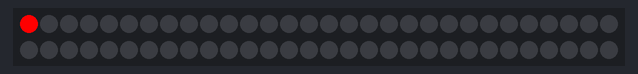
Recording of a sketch running on a simulated Arduino Uno, built with avr-gcc and run on an emulated ATmega328P. On the bench: 60 RGB LEDs in strip order, left to right, continuing on the next row.

Above: at 2.15 s.
At 6.54 s:
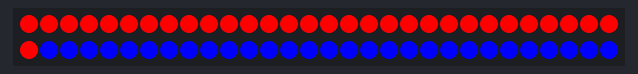
At 11.24 s:
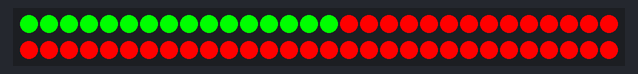
At 20.63 s:
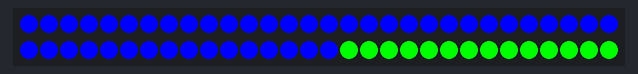
At 30.34 s:
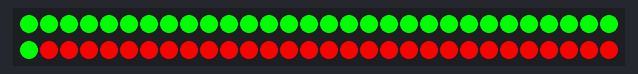
At 39.74 s:
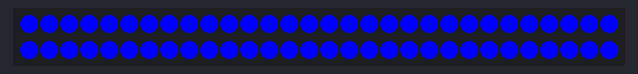

The sketch:

TimeMachine_lights.ino
```cpp
#include <FastLED.h>

#define NUM_LEDS 60
#define DATA_PIN 13
#define CLOCK_PIN 2

CRGB leds[NUM_LEDS];

void setup() {
  delay(2000);
  LEDS.addLeds<APA102, DATA_PIN, CLOCK_PIN, RGB>(leds, NUM_LEDS);
}

void loop() {
  int mydelay = 20;

  for (int i = 0; i < 60; i++) {
    leds[i] = CRGB(255, 0, 0);
    FastLED.show();
    delay(mydelay);
  }

  for (int i = 0; i < 60; i++) {
    leds[i] = CRGB(0, 255, 0);
    FastLED.show();
    delay(mydelay);
  }

  for (int i = 0; i < 60; i++) {
    leds[i] = CRGB(0, 0, 255);
    FastLED.show();
    delay(mydelay);
  }

}
```
